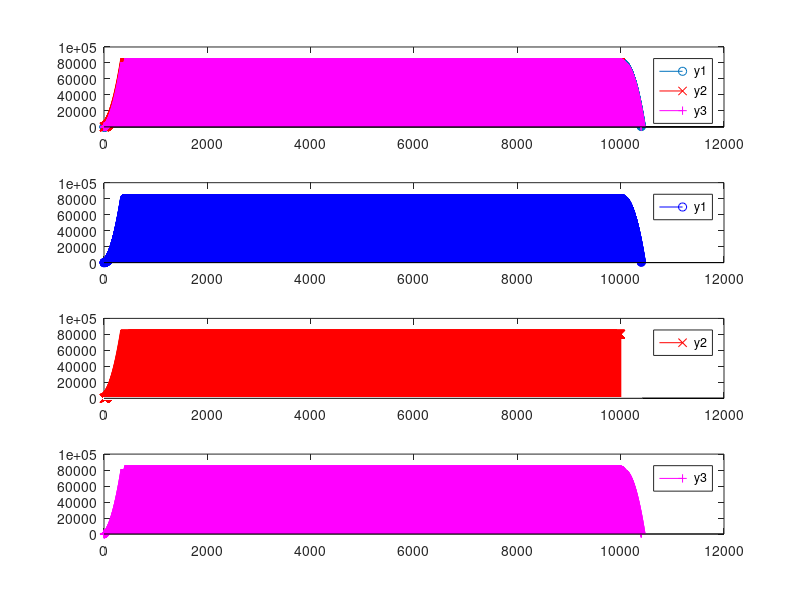

Source code (MATLAB):
%% Varia??o do Experimento 3.1 do livro:
% DINIZ, P. S. R., DA SILVA, E. A. B., e LIMA NETTO, S. Processamento Digital de Sinais: Projeto e An?lise de Sistemas. 2. ed. Porto Alegre: Bookman, 2014. 976 p. ISBN 978-8582601235.
% FILE: Ex3_1.m
% Exemplificando as possiveis formas de realizar a filtragem de um sinal x(n)
 
clc; clear all; close all;
%% Definindo valores iniciais
Nh = 400; Nx = 10000;
%Nh = 400; Nx = 10000;
x = ones(1,Nx);
% A resposta ao inpulso de um sistema h(n) 
% no filtro FIR aos coeficientes b(n) = h(n) 
h = [1:Nh]; b = h;
%% Filtrando o sinal e medindo tempos
 
% Filtragem utilizando a convolu??o
% NOTE: length(y) = length(x) + length(h) -1
tic;  % iniciar a contagem do tempo
y1 = conv(x,h); 
t(1) = toc; % terminar acontagem e mostrar tempo no console
 
% filtragem utilizando a equa??o recursiva
% NOTE: length(y) = length(x)
tic;
y2 = filter(b,1,x);
t(2) = toc;
 
% filtragem utilizando a equa??o recursiva
% aumentando o tamanho de x para que length(y3) = length(y1)
x3 = [x zeros(1,length(h)-1)];
tic;
y3 = filter(h,1,x3); 
t(3) = toc;
 
length_y = length(x) + length(h) - 1;
 
% filtragem utilizando a FFT
% a y = IFFT(FFT(x)*FFT(h))
tic;
X = fft(x,length_y);
H = fft(h,length_y);
Y4 = X.*H; % multiplicar ponto a ponto
y4 = ifft(Y4);
t(4) = toc;
 
% filtragem utilizando a fun??o fftfilt
% a y = IFFT(FFT(x)*FFT(h))
 
tic
y5 = fftfilt(h,x3);
t(5) = toc;
 
disp('Comprimento do vetor de sa?da length(y)')
disp(['    ' num2str([length(y1) length(y2) length(y3) length(y4) length(y5)])])
disp('Tempo usado na filtragem em micro segundos')
disp(['    ' num2str(t*1e6) ' us'])
 
%%  Plotando o gr?fico
subplot(411);stem(y1);
hold on;
stem(y2,'xr');
stem(y3,'+m');
legend('y1', 'y2', 'y3')
hold off
subplot(412);stem(y1, 'ob');legend('y1')
subplot(413);stem(y2, 'xr'); hold on; stem(zeros(size(y1)),'.w');hold off; legend('y2')
subplot(414);stem(y3, '+m');legend('y3')